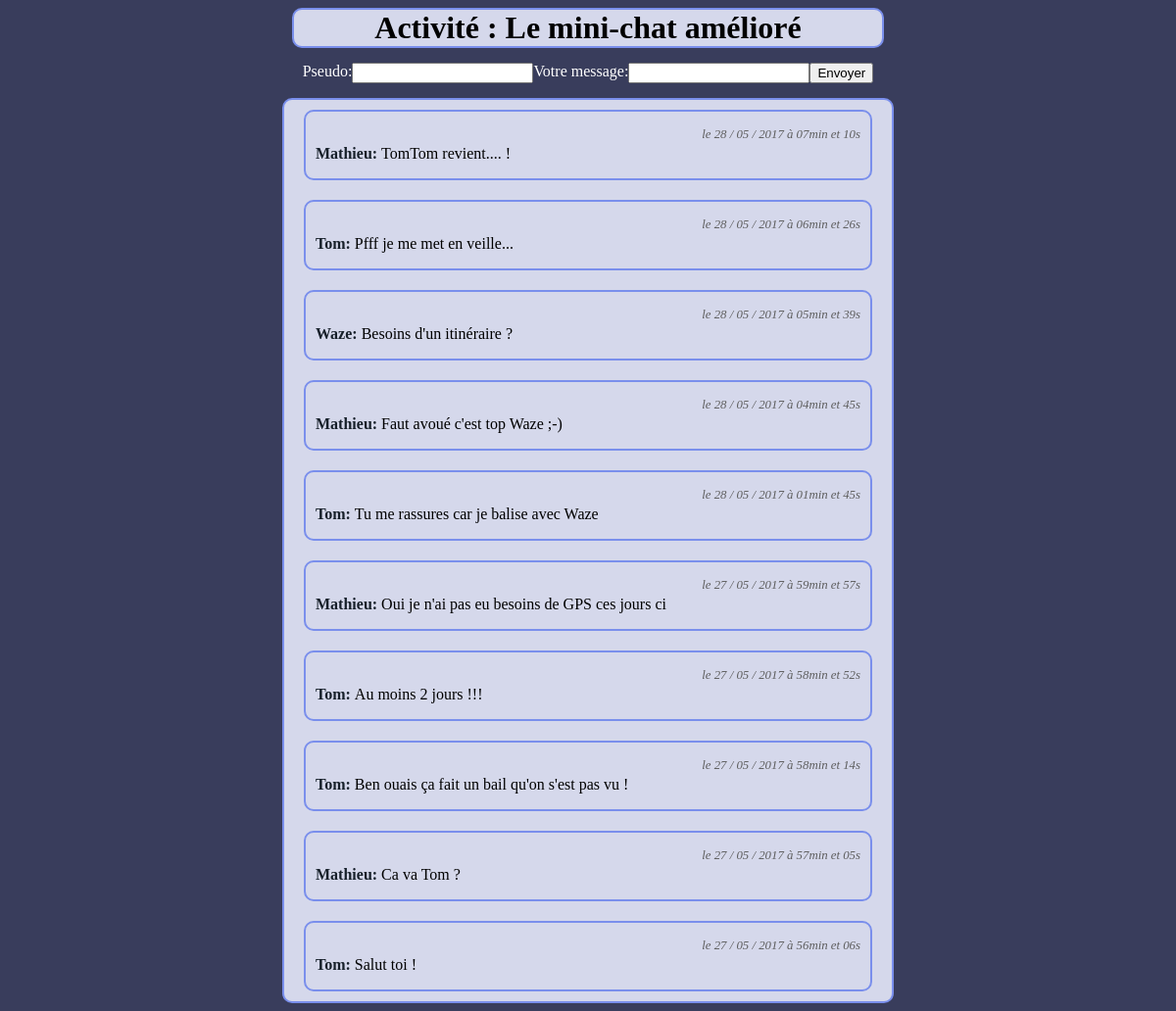
The app's page /Activite/minichat_arrange.php with its own data.
### tables this page shows
CREATE TABLE `minichat_arrange` (
  `id` int(11) NOT NULL,
  `pseudo` varchar(255) NOT NULL COMMENT 'pseudo de l''utilisateur',
  `date_message` datetime NOT NULL COMMENT 'date et heure du message',
  `message` varchar(255) NOT NULL COMMENT 'message de l''utilisateur'
);

### Activite/minichat_arrange.php (the view, shortened to what this page needs)
<!DOCTYPE html>
<html lang="en">
    <head>
    </head>
    <body>
        <h1>Activité : Le mini-chat amélioré</h1>
        <form method="POST" action="minichat_arrange_post.php" >
            <label for="pseudo">Pseudo: </label>
            <input type="text" name="pseudo" value="<?php echo htmlspecialchars($_COOKIE['pseudo']) ?>">
            <br>
            <label for="message">Votre message: </label>
            <input type="text" name="message" value="">
            <br>
            <input type="submit" value="Envoyer">
        </form>
        <div class="chat">
            <?php
                try{
                    $bdd = new PDO('mysql:host=localhost;dbname=activite', 'root', 'root');
                } catch (Exeption $e){
                    die ('Erreur: ' . $e->getMessage());
                }
                $req = $bdd->query('SELECT *, DATE_FORMAT(date_message, \'le %d / %m / %Y à %imin et %ss\') AS date_message_fr FROM minichat_arrange ORDER BY id DESC LIMIT 0,10');
                while ($donnees = $req->fetch()) {
                ?>
                        <div class="line">
                    <p>
                        <span class="date"><?php echo htmlspecialchars($donnees['date_message_fr']); ?></span>
                        <br>
                        <span class="pseudo"><?php echo htmlspecialchars($donnees['pseudo']); ?>: </span>
                        <?php echo htmlspecialchars($donnees['message']); ?>
                    </p>
                        </div>
             <?php
                }
            ?>
        </div>
    </body>
</html>

### Activite/minichat_arrange.php (style rules this page uses)
body { background-color: #393D5C; ; }
h1 { text-align: center; background-color: #D5D8EB; max-width: 600px; margin: auto; border-radius: 10px; border: 2px solid #7A8FEC; }
form { display: flex; justify-content: center; margin-bottom: 15px; margin-top: 15px; color: white; }
.chat { max-width: 600px; margin: auto; padding: 0px 10px 0px 10px; display: flex; flex-direction: column; background-color: #D5D8EB; border: 2px solid #7A8FEC; border-radius: 10px; }
.line { border: 2px solid #7A8FEC; border-radius: 10px; margin: 10px; }
.date { font-style: italic; font-size: 0.8em; color: #5E5E5E; float: right; padding-right: 10px; }
.pseudo { font-weight: bold; color: #17202A; }
p { padding: 0px 0px 0px 10px; }

### records on screen
minichat_arrange: date_message_fr "le 28 / 05 / 2017 à 07min et 10s", pseudo "Mathieu", message "TomTom revient.... !"
minichat_arrange: date_message_fr "le 28 / 05 / 2017 à 06min et 26s", pseudo "Tom", message "Pfff je me met en veille..."
minichat_arrange: date_message_fr "le 28 / 05 / 2017 à 05min et 39s", pseudo "Waze", message "Besoins d'un itinéraire ?"
minichat_arrange: date_message_fr "le 28 / 05 / 2017 à 04min et 45s", pseudo "Mathieu", message "Faut avoué c'est top Waze ;-)"
minichat_arrange: date_message_fr "le 28 / 05 / 2017 à 01min et 45s", pseudo "Tom", message "Tu me rassures car je balise avec Waze"
minichat_arrange: date_message_fr "le 27 / 05 / 2017 à 59min et 57s", pseudo "Mathieu", message "Oui je n'ai pas eu besoins de GPS ces jours ci"
minichat_arrange: date_message_fr "le 27 / 05 / 2017 à 58min et 52s", pseudo "Tom", message "Au moins 2 jours !!!"
minichat_arrange: date_message_fr "le 27 / 05 / 2017 à 58min et 14s", pseudo "Tom", message "Ben ouais ça fait un bail qu'on s'est pas vu !"
minichat_arrange: date_message_fr "le 27 / 05 / 2017 à 57min et 05s", pseudo "Mathieu", message "Ca va Tom ?"
minichat_arrange: date_message_fr "le 27 / 05 / 2017 à 56min et 06s", pseudo "Tom", message "Salut toi !"
